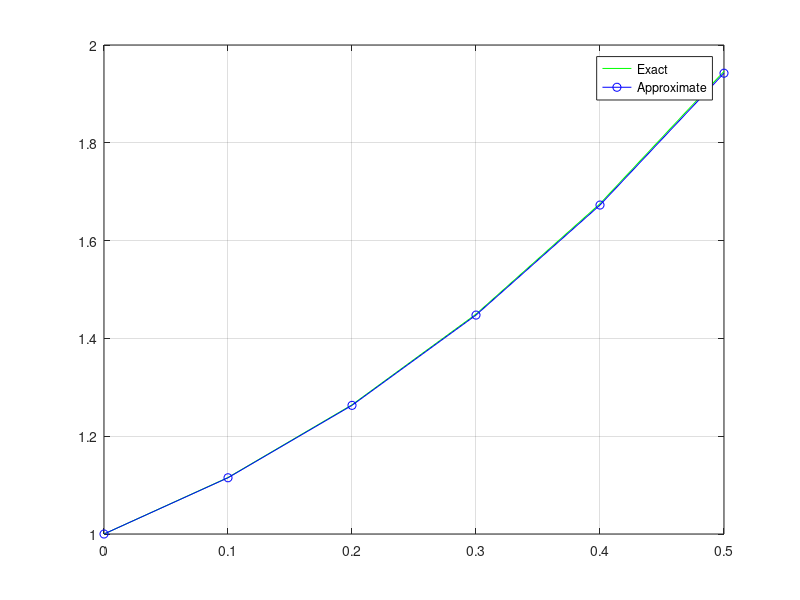

Source code (MATLAB):
% Rk2 Módszer
% y'(t)=2t+y diff. egyenlet megoldása y(0) = 1, h = 0.1, b = 0.4

n = 5; % Iteráció hossza
y0 = 1; % y0 értéke
t0 = 0; % t0 értéke
h = 0.1; % lépés mérete
f = @(t, y) (2 * t) + y; % függvény meghatározása
yexact = @(t) ((-2) * (t + 1) + (3 * exp(t))); % egzakt függvény meghatározása
t=[t0 zeros(1, n)]; % t tömb feltöltése nullákkal
y = zeros(size(t)); % y tömb feltöltése nullákkal
ye = zeros(size(t)); % ye tömb feltöltése nullákkal(egzakt megoldáshoz)

y(1) = y0; % y tömb első elemének inicializálása
t(1) = t0; % t tömb első elemének inicializálása
fprintf('%7s %7s %7s %7s \n','i','t(i)','y(i)', 'ye(i)'); % fejléc kiíratása
for i=1:n
  % Rk2 módszer megoldása:
  % k1 = f (ti, yi)
  % k2 = f (ti + h, yi +hk1)
  % yi+1 = yi + h/2(k1 + k2)

  t(i + 1)=t(i) + h;

  k1 = f(t(i), y(i));
  y1 = y(i)+k1*h/2;

  k2 = f(t(i)+h/2, y1);

  y(i+1) = y(i) + k2*h;
  ye(i) = yexact(t(i)); % egzakt függvény kiszámolása a t(i) pontban
  fprintf('%7d %7.2f %7.3f %7.3f \n',i, t(i), y(i), ye(i)); % iteráció eredményeinek kiírása
end

% függvények ábrázolása
plot(t,yexact(t), 'g',t,y, 'b-o');
grid on
legend('Exact','Approximate');

